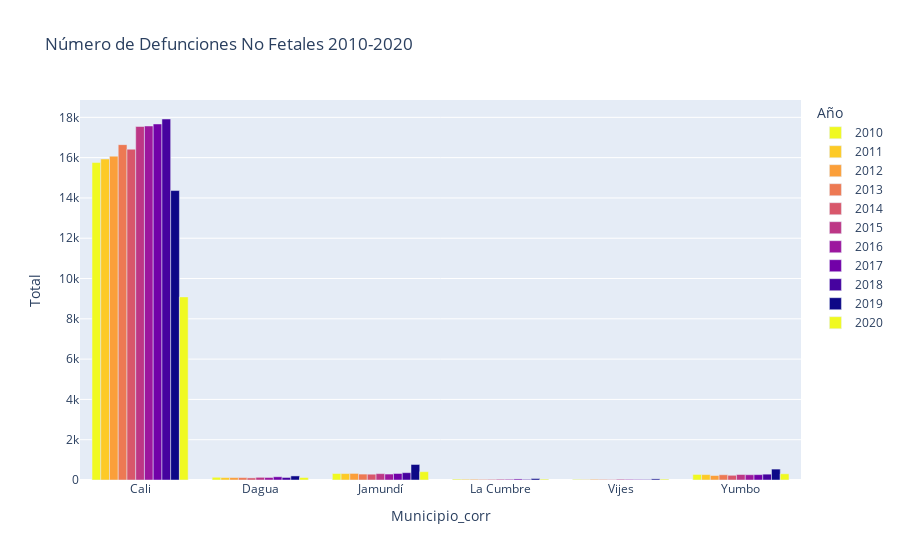
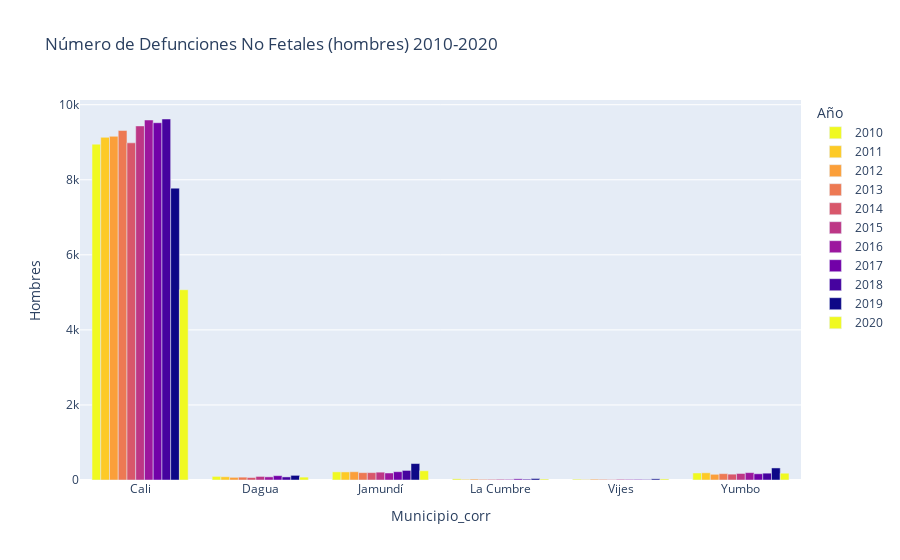
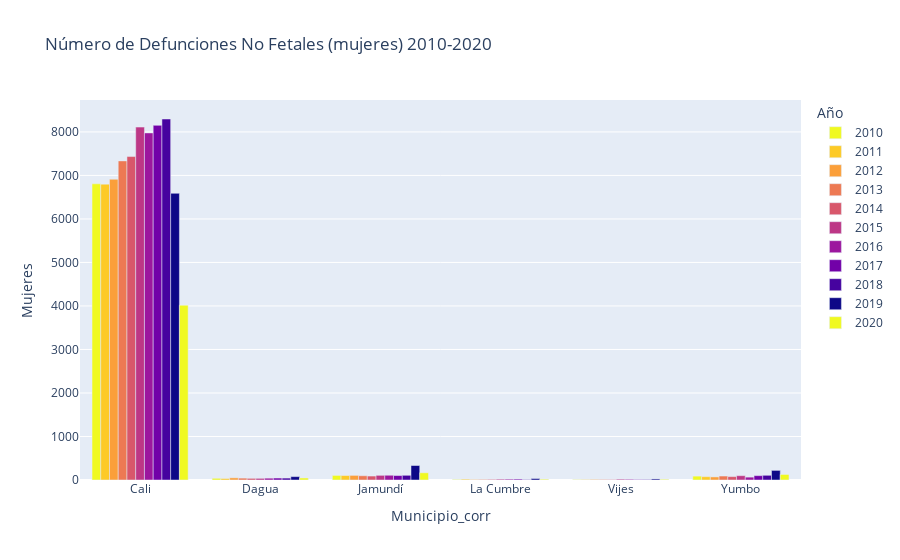
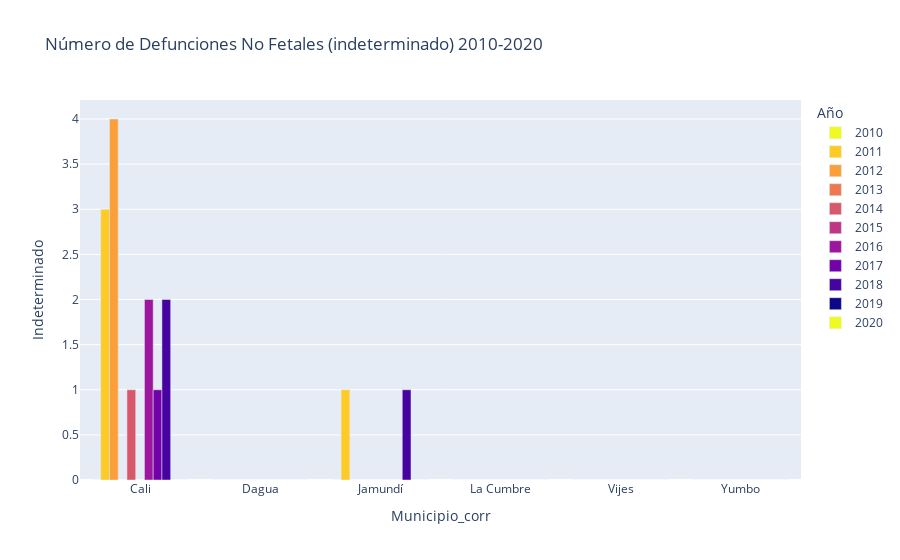

These figures' notebook cell, in order:
### Code cell
# Se procede a graficar las distribuciones por municipio del número de defunciones fetales 2010-2020

fig = px.bar(Defunciones_Nofetales, x="Municipio_corr", y="Total", color="Año", barmode="group", color_discrete_sequence=px.colors.sequential.Plasma_r, title="Número de Defunciones No Fetales 2010-2020") 
fig2 = px.bar(Defunciones_Nofetales, x="Municipio_corr", y="Hombres", color="Año", barmode="group", color_discrete_sequence=px.colors.sequential.Plasma_r, title="Número de Defunciones No Fetales (hombres) 2010-2020") 
fig3 = px.bar(Defunciones_Nofetales, x="Municipio_corr", y="Mujeres", color="Año", barmode="group", color_discrete_sequence=px.colors.sequential.Plasma_r, title="Número de Defunciones No Fetales (mujeres) 2010-2020") 
fig4 = px.bar(Defunciones_Nofetales, x="Municipio_corr", y="Indeterminado", color="Año", barmode="group", color_discrete_sequence=px.colors.sequential.Plasma_r, title="Número de Defunciones No Fetales (indeterminado) 2010-2020") 

fig.show()
fig2.show()
fig3.show()
fig4.show()

### Figure 1 — Plotly figure (JSON) as saved in the notebook; plotly's stock layout.template omitted (floating-point values rounded to 4 significant figures)
{"data": [{"alignmentgroup": "True", "hovertemplate": "Año=2010<br>Municipio_corr=%{x}<br>Total=%{y}<extra></extra>", "legendgroup": "2010", "marker": {"color": "#f0f921"}, "name": "2010", "offsetgroup": "2010", "orientation": "v", "showlegend": true, "textposition": "auto", "type": "bar", "x": ["Cali", "Dagua", "Jamundí", "La Cumbre", "Vijes", "Yumbo"], "xaxis": "x", "y": [15756, 135, 322, 43, 29, 276], "yaxis": "y"}, {"alignmentgroup": "True", "hovertemplate": "Año=2011<br>Municipio_corr=%{x}<br>Total=%{y}<extra></extra>", "legendgroup": "2011", "marker": {"color": "#fdca26"}, "name": "2011", "offsetgroup": "2011", "orientation": "v", "showlegend": true, "textposition": "auto", "type": "bar", "x": ["Cali", "Dagua", "Jamundí", "La Cumbre", "Vijes", "Yumbo"], "xaxis": "x", "y": [15933, 121, 319, 37, 23, 268], "yaxis": "y"}, {"alignmentgroup": "True", "hovertemplate": "Año=2012<br>Municipio_corr=%{x}<br>Total=%{y}<extra></extra>", "legendgroup": "2012", "marker": {"color": "#fb9f3a"}, "name": "2012", "offsetgroup": "2012", "orientation": "v", "showlegend": true, "textposition": "auto", "type": "bar", "x": ["Cali", "Dagua", "Jamundí", "La Cumbre", "Vijes", "Yumbo"], "xaxis": "x", "y": [16074, 121, 326, 37, 35, 223], "yaxis": "y"}, {"alignmentgroup": "True", "hovertemplate": "Año=2013<br>Municipio_corr=%{x}<br>Total=%{y}<extra></extra>", "legendgroup": "2013", "marker": {"color": "#ed7953"}, "name": "2013", "offsetgroup": "2013", "orientation": "v", "showlegend": true, "textposition": "auto", "type": "bar", "x": ["Cali", "Dagua", "Jamundí", "La Cumbre", "Vijes", "Yumbo"], "xaxis": "x", "y": [16646, 119, 294, 31, 30, 260], "yaxis": "y"}, {"alignmentgroup": "True", "hovertemplate": "Año=2014<br>Municipio_corr=%{x}<br>Total=%{y}<extra></extra>", "legendgroup": "2014", "marker": {"color": "#d8576b"}, "name": "2014", "offsetgroup": "2014", "orientation": "v", "showlegend": true, "textposition": "auto", "type": "bar", "x": ["Cali", "Dagua", "Jamundí", "La Cumbre", "Vijes", "Yumbo"], "xaxis": "x", "y": [16419, 104, 288, 33, 23, 234], "yaxis": "y"}, {"alignmentgroup": "True", "hovertemplate": "Año=2015<br>Municipio_corr=%{x}<br>Total=%{y}<extra></extra>", "legendgroup": "2015", "marker": {"color": "#bd3786"}, "name": "2015", "offsetgroup": "2015", "orientation": "v", "showlegend": true, "textposition": "auto", "type": "bar", "x": ["Cali", "Dagua", "Jamundí", "La Cumbre", "Vijes", "Yumbo"], "xaxis": "x", "y": [17546, 133, 316, 39, 38, 273], "yaxis": "y"}, {"alignmentgroup": "True", "hovertemplate": "Año=2016<br>Municipio_corr=%{x}<br>Total=%{y}<extra></extra>", "legendgroup": "2016", "marker": {"color": "#9c179e"}, "name": "2016", "offsetgroup": "2016", "orientation": "v", "showlegend": true, "textposition": "auto", "type": "bar", "x": ["Cali", "Dagua", "Jamundí", "La Cumbre", "Vijes", "Yumbo"], "xaxis": "x", "y": [17571, 126, 296, 37, 32, 262], "yaxis": "y"}, {"alignmentgroup": "True", "hovertemplate": "Año=2017<br>Municipio_corr=%{x}<br>Total=%{y}<extra></extra>", "legendgroup": "2017", "marker": {"color": "#7201a8"}, "name": "2017", "offsetgroup": "2017", "orientation": "v", "showlegend": true, "textposition": "auto", "type": "bar", "x": ["Cali", "Dagua", "Jamundí", "La Cumbre", "Vijes", "Yumbo"], "xaxis": "x", "y": [17672, 160, 323, 52, 26, 266], "yaxis": "y"}, {"alignmentgroup": "True", "hovertemplate": "Año=2018<br>Municipio_corr=%{x}<br>Total=%{y}<extra></extra>", "legendgroup": "2018", "marker": {"color": "#46039f"}, "name": "2018", "offsetgroup": "2018", "orientation": "v", "showlegend": true, "textposition": "auto", "type": "bar", "x": ["Cali", "Dagua", "Jamundí", "La Cumbre", "Vijes", "Yumbo"], "xaxis": "x", "y": [17918, 126, 364, 31, 23, 290], "yaxis": "y"}, {"alignmentgroup": "True", "hovertemplate": "Año=2019<br>Municipio_corr=%{x}<br>Total=%{y}<extra></extra>", "legendgroup": "2019", "marker": {"color": "#0d0887"}, "name": "2019", "offsetgroup": "2019", "orientation": "v", "showlegend": true, "textposition": "auto", "type": "bar", "x": ["Cali", "Dagua", "Jamundí", "La Cumbre", "Vijes", "Yumbo"], "xaxis": "x", "y": [14366, 202, 771, 74, 55, 542], "yaxis": "y"}, {"alignmentgroup": "True", "hovertemplate": "Año=2020<br>Municipio_corr=%{x}<br>Total=%{y}<extra></extra>", "legendgroup": "2020", "marker": {"color": "#f0f921"}, "name": "2020", "offsetgroup": "2020", "orientation": "v", "showlegend": true, "textposition": "auto", "type": "bar", "x": ["Cali", "Dagua", "Jamundí", "La Cumbre", "Vijes", "Yumbo"], "xaxis": "x", "y": [9087, 124, 412, 43, 44, 308], "yaxis": "y"}], "layout": {"barmode": "group", "legend": {"title": {"text": "Año"}, "tracegroupgap": 0}, "title": {"text": "Número de Defunciones No Fetales 2010-2020"}, "xaxis": {"anchor": "y", "domain": [0, 1], "title": {"text": "Municipio_corr"}}, "yaxis": {"anchor": "x", "domain": [0, 1], "title": {"text": "Total"}}}}

### Figure 2 — Plotly figure (JSON) as saved in the notebook; plotly's stock layout.template omitted (floating-point values rounded to 4 significant figures)
{"data": [{"alignmentgroup": "True", "hovertemplate": "Año=2010<br>Municipio_corr=%{x}<br>Hombres=%{y}<extra></extra>", "legendgroup": "2010", "marker": {"color": "#f0f921"}, "name": "2010", "offsetgroup": "2010", "orientation": "v", "showlegend": true, "textposition": "auto", "type": "bar", "x": ["Cali", "Dagua", "Jamundí", "La Cumbre", "Vijes", "Yumbo"], "xaxis": "x", "y": [8949, 96, 217, 31, 21, 187], "yaxis": "y"}, {"alignmentgroup": "True", "hovertemplate": "Año=2011<br>Municipio_corr=%{x}<br>Hombres=%{y}<extra></extra>", "legendgroup": "2011", "marker": {"color": "#fdca26"}, "name": "2011", "offsetgroup": "2011", "orientation": "v", "showlegend": true, "textposition": "auto", "type": "bar", "x": ["Cali", "Dagua", "Jamundí", "La Cumbre", "Vijes", "Yumbo"], "xaxis": "x", "y": [9130, 87, 215, 18, 13, 192], "yaxis": "y"}, {"alignmentgroup": "True", "hovertemplate": "Año=2012<br>Municipio_corr=%{x}<br>Hombres=%{y}<extra></extra>", "legendgroup": "2012", "marker": {"color": "#fb9f3a"}, "name": "2012", "offsetgroup": "2012", "orientation": "v", "showlegend": true, "textposition": "auto", "type": "bar", "x": ["Cali", "Dagua", "Jamundí", "La Cumbre", "Vijes", "Yumbo"], "xaxis": "x", "y": [9158, 71, 220, 25, 22, 152], "yaxis": "y"}, {"alignmentgroup": "True", "hovertemplate": "Año=2013<br>Municipio_corr=%{x}<br>Hombres=%{y}<extra></extra>", "legendgroup": "2013", "marker": {"color": "#ed7953"}, "name": "2013", "offsetgroup": "2013", "orientation": "v", "showlegend": true, "textposition": "auto", "type": "bar", "x": ["Cali", "Dagua", "Jamundí", "La Cumbre", "Vijes", "Yumbo"], "xaxis": "x", "y": [9312, 76, 196, 18, 18, 169], "yaxis": "y"}, {"alignmentgroup": "True", "hovertemplate": "Año=2014<br>Municipio_corr=%{x}<br>Hombres=%{y}<extra></extra>", "legendgroup": "2014", "marker": {"color": "#d8576b"}, "name": "2014", "offsetgroup": "2014", "orientation": "v", "showlegend": true, "textposition": "auto", "type": "bar", "x": ["Cali", "Dagua", "Jamundí", "La Cumbre", "Vijes", "Yumbo"], "xaxis": "x", "y": [8984, 66, 197, 18, 13, 156], "yaxis": "y"}, {"alignmentgroup": "True", "hovertemplate": "Año=2015<br>Municipio_corr=%{x}<br>Hombres=%{y}<extra></extra>", "legendgroup": "2015", "marker": {"color": "#bd3786"}, "name": "2015", "offsetgroup": "2015", "orientation": "v", "showlegend": true, "textposition": "auto", "type": "bar", "x": ["Cali", "Dagua", "Jamundí", "La Cumbre", "Vijes", "Yumbo"], "xaxis": "x", "y": [9435, 95, 209, 20, 19, 174], "yaxis": "y"}, {"alignmentgroup": "True", "hovertemplate": "Año=2016<br>Municipio_corr=%{x}<br>Hombres=%{y}<extra></extra>", "legendgroup": "2016", "marker": {"color": "#9c179e"}, "name": "2016", "offsetgroup": "2016", "orientation": "v", "showlegend": true, "textposition": "auto", "type": "bar", "x": ["Cali", "Dagua", "Jamundí", "La Cumbre", "Vijes", "Yumbo"], "xaxis": "x", "y": [9592, 84, 187, 17, 16, 196], "yaxis": "y"}, {"alignmentgroup": "True", "hovertemplate": "Año=2017<br>Municipio_corr=%{x}<br>Hombres=%{y}<extra></extra>", "legendgroup": "2017", "marker": {"color": "#7201a8"}, "name": "2017", "offsetgroup": "2017", "orientation": "v", "showlegend": true, "textposition": "auto", "type": "bar", "x": ["Cali", "Dagua", "Jamundí", "La Cumbre", "Vijes", "Yumbo"], "xaxis": "x", "y": [9520, 115, 221, 31, 16, 166], "yaxis": "y"}, {"alignmentgroup": "True", "hovertemplate": "Año=2018<br>Municipio_corr=%{x}<br>Hombres=%{y}<extra></extra>", "legendgroup": "2018", "marker": {"color": "#46039f"}, "name": "2018", "offsetgroup": "2018", "orientation": "v", "showlegend": true, "textposition": "auto", "type": "bar", "x": ["Cali", "Dagua", "Jamundí", "La Cumbre", "Vijes", "Yumbo"], "xaxis": "x", "y": [9619, 82, 255, 22, 13, 182], "yaxis": "y"}, {"alignmentgroup": "True", "hovertemplate": "Año=2019<br>Municipio_corr=%{x}<br>Hombres=%{y}<extra></extra>", "legendgroup": "2019", "marker": {"color": "#0d0887"}, "name": "2019", "offsetgroup": "2019", "orientation": "v", "showlegend": true, "textposition": "auto", "type": "bar", "x": ["Cali", "Dagua", "Jamundí", "La Cumbre", "Vijes", "Yumbo"], "xaxis": "x", "y": [7777, 124, 438, 40, 31, 321], "yaxis": "y"}, {"alignmentgroup": "True", "hovertemplate": "Año=2020<br>Municipio_corr=%{x}<br>Hombres=%{y}<extra></extra>", "legendgroup": "2020", "marker": {"color": "#f0f921"}, "name": "2020", "offsetgroup": "2020", "orientation": "v", "showlegend": true, "textposition": "auto", "type": "bar", "x": ["Cali", "Dagua", "Jamundí", "La Cumbre", "Vijes", "Yumbo"], "xaxis": "x", "y": [5070, 77, 246, 25, 28, 181], "yaxis": "y"}], "layout": {"barmode": "group", "legend": {"title": {"text": "Año"}, "tracegroupgap": 0}, "title": {"text": "Número de Defunciones No Fetales (hombres) 2010-2020"}, "xaxis": {"anchor": "y", "domain": [0, 1], "title": {"text": "Municipio_corr"}}, "yaxis": {"anchor": "x", "domain": [0, 1], "title": {"text": "Hombres"}}}}

### Figure 3 — Plotly figure (JSON) as saved in the notebook; plotly's stock layout.template omitted (floating-point values rounded to 4 significant figures)
{"data": [{"alignmentgroup": "True", "hovertemplate": "Año=2010<br>Municipio_corr=%{x}<br>Mujeres=%{y}<extra></extra>", "legendgroup": "2010", "marker": {"color": "#f0f921"}, "name": "2010", "offsetgroup": "2010", "orientation": "v", "showlegend": true, "textposition": "auto", "type": "bar", "x": ["Cali", "Dagua", "Jamundí", "La Cumbre", "Vijes", "Yumbo"], "xaxis": "x", "y": [6807, 39, 105, 12, 8, 89], "yaxis": "y"}, {"alignmentgroup": "True", "hovertemplate": "Año=2011<br>Municipio_corr=%{x}<br>Mujeres=%{y}<extra></extra>", "legendgroup": "2011", "marker": {"color": "#fdca26"}, "name": "2011", "offsetgroup": "2011", "orientation": "v", "showlegend": true, "textposition": "auto", "type": "bar", "x": ["Cali", "Dagua", "Jamundí", "La Cumbre", "Vijes", "Yumbo"], "xaxis": "x", "y": [6800, 34, 103, 19, 10, 76], "yaxis": "y"}, {"alignmentgroup": "True", "hovertemplate": "Año=2012<br>Municipio_corr=%{x}<br>Mujeres=%{y}<extra></extra>", "legendgroup": "2012", "marker": {"color": "#fb9f3a"}, "name": "2012", "offsetgroup": "2012", "orientation": "v", "showlegend": true, "textposition": "auto", "type": "bar", "x": ["Cali", "Dagua", "Jamundí", "La Cumbre", "Vijes", "Yumbo"], "xaxis": "x", "y": [6912, 50, 106, 12, 13, 71], "yaxis": "y"}, {"alignmentgroup": "True", "hovertemplate": "Año=2013<br>Municipio_corr=%{x}<br>Mujeres=%{y}<extra></extra>", "legendgroup": "2013", "marker": {"color": "#ed7953"}, "name": "2013", "offsetgroup": "2013", "orientation": "v", "showlegend": true, "textposition": "auto", "type": "bar", "x": ["Cali", "Dagua", "Jamundí", "La Cumbre", "Vijes", "Yumbo"], "xaxis": "x", "y": [7334, 43, 98, 13, 12, 91], "yaxis": "y"}, {"alignmentgroup": "True", "hovertemplate": "Año=2014<br>Municipio_corr=%{x}<br>Mujeres=%{y}<extra></extra>", "legendgroup": "2014", "marker": {"color": "#d8576b"}, "name": "2014", "offsetgroup": "2014", "orientation": "v", "showlegend": true, "textposition": "auto", "type": "bar", "x": ["Cali", "Dagua", "Jamundí", "La Cumbre", "Vijes", "Yumbo"], "xaxis": "x", "y": [7434, 38, 91, 15, 10, 78], "yaxis": "y"}, {"alignmentgroup": "True", "hovertemplate": "Año=2015<br>Municipio_corr=%{x}<br>Mujeres=%{y}<extra></extra>", "legendgroup": "2015", "marker": {"color": "#bd3786"}, "name": "2015", "offsetgroup": "2015", "orientation": "v", "showlegend": true, "textposition": "auto", "type": "bar", "x": ["Cali", "Dagua", "Jamundí", "La Cumbre", "Vijes", "Yumbo"], "xaxis": "x", "y": [8111, 38, 107, 19, 19, 99], "yaxis": "y"}, {"alignmentgroup": "True", "hovertemplate": "Año=2016<br>Municipio_corr=%{x}<br>Mujeres=%{y}<extra></extra>", "legendgroup": "2016", "marker": {"color": "#9c179e"}, "name": "2016", "offsetgroup": "2016", "orientation": "v", "showlegend": true, "textposition": "auto", "type": "bar", "x": ["Cali", "Dagua", "Jamundí", "La Cumbre", "Vijes", "Yumbo"], "xaxis": "x", "y": [7977, 42, 109, 20, 16, 66], "yaxis": "y"}, {"alignmentgroup": "True", "hovertemplate": "Año=2017<br>Municipio_corr=%{x}<br>Mujeres=%{y}<extra></extra>", "legendgroup": "2017", "marker": {"color": "#7201a8"}, "name": "2017", "offsetgroup": "2017", "orientation": "v", "showlegend": true, "textposition": "auto", "type": "bar", "x": ["Cali", "Dagua", "Jamundí", "La Cumbre", "Vijes", "Yumbo"], "xaxis": "x", "y": [8151, 45, 102, 21, 10, 100], "yaxis": "y"}, {"alignmentgroup": "True", "hovertemplate": "Año=2018<br>Municipio_corr=%{x}<br>Mujeres=%{y}<extra></extra>", "legendgroup": "2018", "marker": {"color": "#46039f"}, "name": "2018", "offsetgroup": "2018", "orientation": "v", "showlegend": true, "textposition": "auto", "type": "bar", "x": ["Cali", "Dagua", "Jamundí", "La Cumbre", "Vijes", "Yumbo"], "xaxis": "x", "y": [8297, 44, 108, 9, 10, 108], "yaxis": "y"}, {"alignmentgroup": "True", "hovertemplate": "Año=2019<br>Municipio_corr=%{x}<br>Mujeres=%{y}<extra></extra>", "legendgroup": "2019", "marker": {"color": "#0d0887"}, "name": "2019", "offsetgroup": "2019", "orientation": "v", "showlegend": true, "textposition": "auto", "type": "bar", "x": ["Cali", "Dagua", "Jamundí", "La Cumbre", "Vijes", "Yumbo"], "xaxis": "x", "y": [6589, 78, 333, 34, 24, 221], "yaxis": "y"}, {"alignmentgroup": "True", "hovertemplate": "Año=2020<br>Municipio_corr=%{x}<br>Mujeres=%{y}<extra></extra>", "legendgroup": "2020", "marker": {"color": "#f0f921"}, "name": "2020", "offsetgroup": "2020", "orientation": "v", "showlegend": true, "textposition": "auto", "type": "bar", "x": ["Cali", "Dagua", "Jamundí", "La Cumbre", "Vijes", "Yumbo"], "xaxis": "x", "y": [4017, 47, 166, 18, 16, 127], "yaxis": "y"}], "layout": {"barmode": "group", "legend": {"title": {"text": "Año"}, "tracegroupgap": 0}, "title": {"text": "Número de Defunciones No Fetales (mujeres) 2010-2020"}, "xaxis": {"anchor": "y", "domain": [0, 1], "title": {"text": "Municipio_corr"}}, "yaxis": {"anchor": "x", "domain": [0, 1], "title": {"text": "Mujeres"}}}}

### Figure 4 — Plotly figure (JSON) as saved in the notebook; plotly's stock layout.template omitted (floating-point values rounded to 4 significant figures)
{"data": [{"alignmentgroup": "True", "hovertemplate": "Año=2010<br>Municipio_corr=%{x}<br>Indeterminado=%{y}<extra></extra>", "legendgroup": "2010", "marker": {"color": "#f0f921"}, "name": "2010", "offsetgroup": "2010", "orientation": "v", "showlegend": true, "textposition": "auto", "type": "bar", "x": ["Cali", "Dagua", "Jamundí", "La Cumbre", "Vijes", "Yumbo"], "xaxis": "x", "y": [0, 0, 0, 0, 0, 0], "yaxis": "y"}, {"alignmentgroup": "True", "hovertemplate": "Año=2011<br>Municipio_corr=%{x}<br>Indeterminado=%{y}<extra></extra>", "legendgroup": "2011", "marker": {"color": "#fdca26"}, "name": "2011", "offsetgroup": "2011", "orientation": "v", "showlegend": true, "textposition": "auto", "type": "bar", "x": ["Cali", "Dagua", "Jamundí", "La Cumbre", "Vijes", "Yumbo"], "xaxis": "x", "y": [3, 0, 1, 0, 0, 0], "yaxis": "y"}, {"alignmentgroup": "True", "hovertemplate": "Año=2012<br>Municipio_corr=%{x}<br>Indeterminado=%{y}<extra></extra>", "legendgroup": "2012", "marker": {"color": "#fb9f3a"}, "name": "2012", "offsetgroup": "2012", "orientation": "v", "showlegend": true, "textposition": "auto", "type": "bar", "x": ["Cali", "Dagua", "Jamundí", "La Cumbre", "Vijes", "Yumbo"], "xaxis": "x", "y": [4, 0, 0, 0, 0, 0], "yaxis": "y"}, {"alignmentgroup": "True", "hovertemplate": "Año=2013<br>Municipio_corr=%{x}<br>Indeterminado=%{y}<extra></extra>", "legendgroup": "2013", "marker": {"color": "#ed7953"}, "name": "2013", "offsetgroup": "2013", "orientation": "v", "showlegend": true, "textposition": "auto", "type": "bar", "x": ["Cali", "Dagua", "Jamundí", "La Cumbre", "Vijes", "Yumbo"], "xaxis": "x", "y": [0, 0, 0, 0, 0, 0], "yaxis": "y"}, {"alignmentgroup": "True", "hovertemplate": "Año=2014<br>Municipio_corr=%{x}<br>Indeterminado=%{y}<extra></extra>", "legendgroup": "2014", "marker": {"color": "#d8576b"}, "name": "2014", "offsetgroup": "2014", "orientation": "v", "showlegend": true, "textposition": "auto", "type": "bar", "x": ["Cali", "Dagua", "Jamundí", "La Cumbre", "Vijes", "Yumbo"], "xaxis": "x", "y": [1, 0, 0, 0, 0, 0], "yaxis": "y"}, {"alignmentgroup": "True", "hovertemplate": "Año=2015<br>Municipio_corr=%{x}<br>Indeterminado=%{y}<extra></extra>", "legendgroup": "2015", "marker": {"color": "#bd3786"}, "name": "2015", "offsetgroup": "2015", "orientation": "v", "showlegend": true, "textposition": "auto", "type": "bar", "x": ["Cali", "Dagua", "Jamundí", "La Cumbre", "Vijes", "Yumbo"], "xaxis": "x", "y": [0, 0, 0, 0, 0, 0], "yaxis": "y"}, {"alignmentgroup": "True", "hovertemplate": "Año=2016<br>Municipio_corr=%{x}<br>Indeterminado=%{y}<extra></extra>", "legendgroup": "2016", "marker": {"color": "#9c179e"}, "name": "2016", "offsetgroup": "2016", "orientation": "v", "showlegend": true, "textposition": "auto", "type": "bar", "x": ["Cali", "Dagua", "Jamundí", "La Cumbre", "Vijes", "Yumbo"], "xaxis": "x", "y": [2, 0, 0, 0, 0, 0], "yaxis": "y"}, {"alignmentgroup": "True", "hovertemplate": "Año=2017<br>Municipio_corr=%{x}<br>Indeterminado=%{y}<extra></extra>", "legendgroup": "2017", "marker": {"color": "#7201a8"}, "name": "2017", "offsetgroup": "2017", "orientation": "v", "showlegend": true, "textposition": "auto", "type": "bar", "x": ["Cali", "Dagua", "Jamundí", "La Cumbre", "Vijes", "Yumbo"], "xaxis": "x", "y": [1, 0, 0, 0, 0, 0], "yaxis": "y"}, {"alignmentgroup": "True", "hovertemplate": "Año=2018<br>Municipio_corr=%{x}<br>Indeterminado=%{y}<extra></extra>", "legendgroup": "2018", "marker": {"color": "#46039f"}, "name": "2018", "offsetgroup": "2018", "orientation": "v", "showlegend": true, "textposition": "auto", "type": "bar", "x": ["Cali", "Dagua", "Jamundí", "La Cumbre", "Vijes", "Yumbo"], "xaxis": "x", "y": [2, 0, 1, 0, 0, 0], "yaxis": "y"}, {"alignmentgroup": "True", "hovertemplate": "Año=2019<br>Municipio_corr=%{x}<br>Indeterminado=%{y}<extra></extra>", "legendgroup": "2019", "marker": {"color": "#0d0887"}, "name": "2019", "offsetgroup": "2019", "orientation": "v", "showlegend": true, "textposition": "auto", "type": "bar", "x": ["Cali", "Dagua", "Jamundí", "La Cumbre", "Vijes", "Yumbo"], "xaxis": "x", "y": [0, 0, 0, 0, 0, 0], "yaxis": "y"}, {"alignmentgroup": "True", "hovertemplate": "Año=2020<br>Municipio_corr=%{x}<br>Indeterminado=%{y}<extra></extra>", "legendgroup": "2020", "marker": {"color": "#f0f921"}, "name": "2020", "offsetgroup": "2020", "orientation": "v", "showlegend": true, "textposition": "auto", "type": "bar", "x": ["Cali", "Dagua", "Jamundí", "La Cumbre", "Vijes", "Yumbo"], "xaxis": "x", "y": [0, 0, 0, 0, 0, 0], "yaxis": "y"}], "layout": {"barmode": "group", "legend": {"title": {"text": "Año"}, "tracegroupgap": 0}, "title": {"text": "Número de Defunciones No Fetales (indeterminado) 2010-2020"}, "xaxis": {"anchor": "y", "domain": [0, 1], "title": {"text": "Municipio_corr"}}, "yaxis": {"anchor": "x", "domain": [0, 1], "title": {"text": "Indeterminado"}}}}
